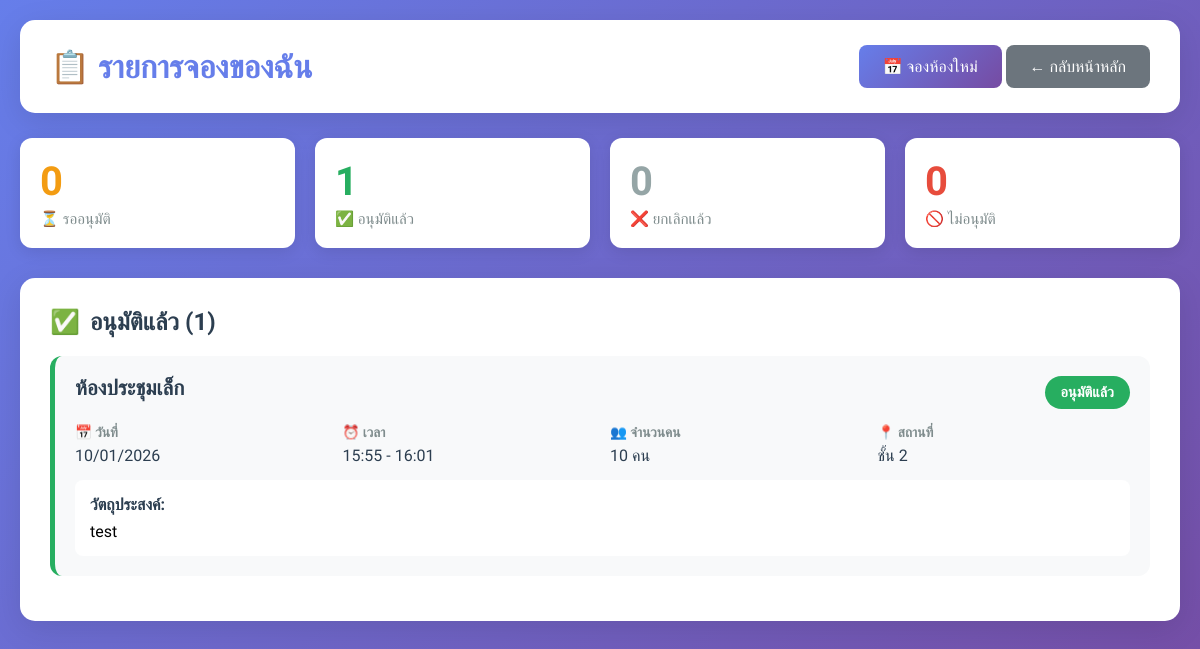
The page /admin/my-bookings.php (signed in) on the database its author committed.
### tables this page shows
CREATE TABLE bookings (
            booking_id INTEGER PRIMARY KEY AUTOINCREMENT,
            room_id INTEGER NOT NULL,
            user_id INTEGER NOT NULL,
            booking_date TEXT NOT NULL,
            start_time TEXT NOT NULL,
            end_time TEXT NOT NULL,
            num_attendees INTEGER NOT NULL,
            purpose TEXT NOT NULL,
            status TEXT DEFAULT 'pending',
            notes TEXT,
            approved_by INTEGER,
            approved_at TEXT,
            created_at TEXT DEFAULT (datetime('now')),
            updated_at TEXT DEFAULT (datetime('now')),
            FOREIGN KEY (room_id) REFERENCES meeting_rooms(room_id),
            FOREIGN KEY (user_id) REFERENCES users(user_id),
            FOREIGN KEY (approved_by) REFERENCES users(user_id)
        );

CREATE TABLE meeting_rooms (
        room_id INTEGER PRIMARY KEY AUTOINCREMENT,
        room_name TEXT NOT NULL,
        capacity INTEGER,
        location TEXT,
        amenities TEXT,
        is_active INTEGER DEFAULT 1,
        created_at DATETIME DEFAULT CURRENT_TIMESTAMP
    );

### admin/my-bookings.php (the view, shortened to what this page needs)
<?php
$db = getDb();
$user_id = $_SESSION['user_id'];
$bookings_result = $db->prepare("
    SELECT b.*, r.room_name, r.location, r.capacity
    FROM bookings b
    JOIN meeting_rooms r ON b.room_id = r.room_id
    WHERE b.user_id = ?
    ORDER BY b.booking_date DESC, b.start_time DESC
");
$bookings_result->bindValue(1, $user_id, SQLITE3_INTEGER);
$bookings_result = $bookings_result->execute();
$bookings = [];
while ($booking = $bookings_result->fetchArray(SQLITE3_ASSOC)) {
    $bookings[] = $booking;
}
$pending_bookings = array_filter($bookings, function($b) { return $b['status'] === 'pending'; });
$approved_bookings = array_filter($bookings, function($b) { return $b['status'] === 'approved'; });
$cancelled_bookings = array_filter($bookings, function($b) { return $b['status'] === 'cancelled'; });
$rejected_bookings = array_filter($bookings, function($b) { return $b['status'] === 'rejected'; });
?>
<!DOCTYPE html>
<html lang="th">
<head>
</head>
<body>
    <div class="container">
        <div class="header">
            <h1>📋 รายการจองของฉัน</h1>
            <div>
                <a href="room-booking.php" class="btn btn-primary">📅 จองห้องใหม่</a>
                <a href="dashboard.php" class="btn btn-secondary">← กลับหน้าหลัก</a>
            </div>
        </div>
        <div class="stats-grid">
            <div class="stat-card">
                <div class="stat-value pending"><?php echo count($pending_bookings); ?></div>
                <div class="stat-label">⏳ รออนุมัติ</div>
            </div>
            <div class="stat-card">
                <div class="stat-value approved"><?php echo count($approved_bookings); ?></div>
                <div class="stat-label">✅ อนุมัติแล้ว</div>
            </div>
            <div class="stat-card">
                <div class="stat-value cancelled"><?php echo count($cancelled_bookings); ?></div>
                <div class="stat-label">❌ ยกเลิกแล้ว</div>
            </div>
            <div class="stat-card">
                <div class="stat-value rejected"><?php echo count($rejected_bookings); ?></div>
                <div class="stat-label">🚫 ไม่อนุมัติ</div>
            </div>
        </div>
        <?php if (count($approved_bookings) > 0): ?>
            <div class="bookings-section">
                <div class="section-title">
                    <span>✅</span>
                    <span>อนุมัติแล้ว (<?php echo count($approved_bookings); ?>)</span>
                </div>
                <?php foreach ($approved_bookings as $booking): ?>
                    <div class="booking-card approved">
                        <div class="booking-header">
                            <div class="booking-room"><?php echo htmlspecialchars($booking['room_name']); ?></div>
                            <div class="booking-status approved">อนุมัติแล้ว</div>
                        </div>
                        <div class="booking-details">
                            <div class="booking-detail-item">
                                <div class="detail-label">📅 วันที่</div>
                                <div class="detail-value"><?php echo date('d/m/Y', strtotime($booking['booking_date'])); ?></div>
                            </div>
                            <div class="booking-detail-item">
                                <div class="detail-label">⏰ เวลา</div>
                                <div class="detail-value"><?php echo substr($booking['start_time'], 0, 5); ?> - <?php echo substr($booking['end_time'], 0, 5); ?></div>
                            </div>
                            <div class="booking-detail-item">
                                <div class="detail-label">👥 จำนวนคน</div>
                                <div class="detail-value"><?php echo $booking['num_attendees']; ?> คน</div>
                            </div>
                            <div class="booking-detail-item">
                                <div class="detail-label">📍 สถานที่</div>
                                <div class="detail-value"><?php echo htmlspecialchars($booking['location']); ?></div>
                            </div>
                        </div>
                        <div class="booking-purpose">
                            <div class="purpose-title">วัตถุประสงค์:</div>
                            <div><?php echo htmlspecialchars($booking['purpose']); ?></div>
                        </div>
                    </div>
                <?php endforeach; ?>
            </div>
        <?php endif; ?>
    </div>
</body>
</html>

### admin/my-bookings.php (style rules this page uses)
* { margin: 0; padding: 0; box-sizing: border-box; }
body { font-family: 'Sarabun', sans-serif; background: linear-gradient(135deg, #667eea 0%, #764ba2 100%); min-height: 100vh; padding: 20px; }
.container { max-width: 1400px; margin: 0 auto; }
.header { background: white; padding: 25px 30px; border-radius: 15px; box-shadow: 0 8px 32px rgba(0,0,0,0.1); margin-bottom: 25px; display: flex; justify-content: space-between; align-items: center; }
.header h1 { color: #667eea; font-size: 2em; font-weight: 700; }
.btn { padding: 12px 24px; border: none; border-radius: 8px; font-size: 1em; font-weight: 500; cursor: pointer; transition: all 0.3s ease; text-decoration: none; display: inline-block; }
.btn-secondary { background: #6c757d; color: white; }
.btn-primary { background: linear-gradient(135deg, #667eea 0%, #764ba2 100%); color: white; }
.stats-grid { display: grid; grid-template-columns: repeat(auto-fit, minmax(200px, 1fr)); gap: 20px; margin-bottom: 30px; }
.stat-card { background: white; padding: 20px; border-radius: 12px; box-shadow: 0 4px 16px rgba(0,0,0,0.1); }
.stat-value { font-size: 2.5em; font-weight: 700; margin-bottom: 5px; }
.stat-value.pending { color: #f39c12; }
.stat-value.approved { color: #27ae60; }
.stat-value.cancelled { color: #95a5a6; }
.stat-value.rejected { color: #e74c3c; }
.stat-label { color: #7f8c8d; font-size: 0.95em; }
.bookings-section { background: white; padding: 30px; border-radius: 15px; box-shadow: 0 8px 32px rgba(0,0,0,0.1); margin-bottom: 25px; }
.section-title { font-size: 1.5em; font-weight: 700; color: #2c3e50; margin-bottom: 20px; display: flex; align-items: center; gap: 10px; }
.booking-card { background: #f8f9fa; padding: 20px; border-radius: 12px; margin-bottom: 15px; border-left: 5px solid; }
.booking-card.approved { border-left-color: #27ae60; }
.booking-header { display: flex; justify-content: space-between; align-items: start; margin-bottom: 15px; }
.booking-room { font-size: 1.3em; font-weight: 700; color: #2c3e50; }
.booking-status { padding: 8px 16px; border-radius: 20px; font-size: 0.9em; font-weight: 600; color: white; }
.booking-status.approved { background: #27ae60; }
.booking-details { display: grid; grid-template-columns: repeat(auto-fit, minmax(200px, 1fr)); gap: 15px; margin-bottom: 15px; }
.booking-detail-item { display: flex; flex-direction: column; gap: 5px; }
.detail-label { font-size: 0.85em; color: #7f8c8d; font-weight: 600; }
.detail-value { font-size: 1em; color: #2c3e50; }
.booking-purpose { background: white; padding: 15px; border-radius: 8px; margin-top: 15px; }
.purpose-title { font-weight: 600; color: #2c3e50; margin-bottom: 8px; }

### rows shown on the page
bookings: status "0", status "1", room.room_name "ห้องประชุมเล็ก", booking_date "10/01/2026", start_time "15:55", end_time "16:01", num_attendees "10", room.location "ชั้น 2", purpose "test"
